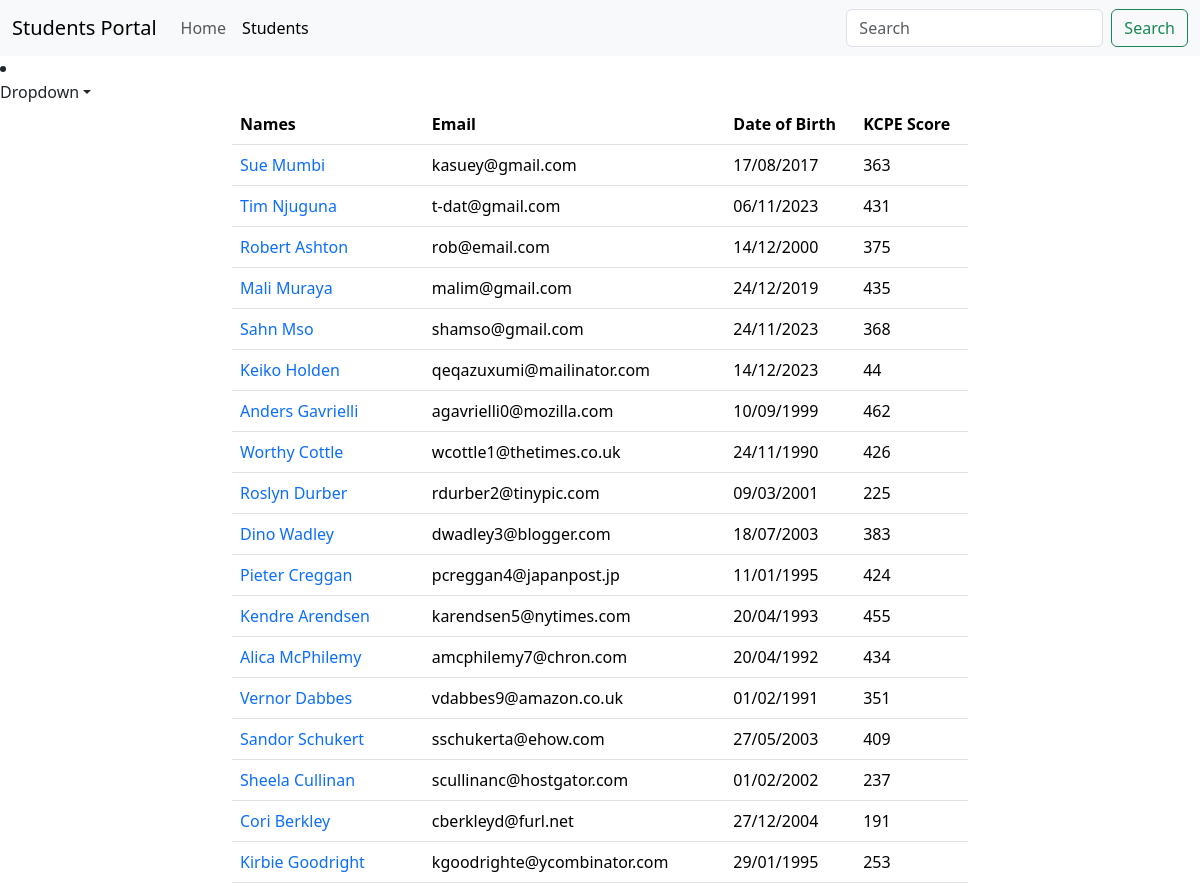
Before: /show (signed in, upper part) with the older database file.
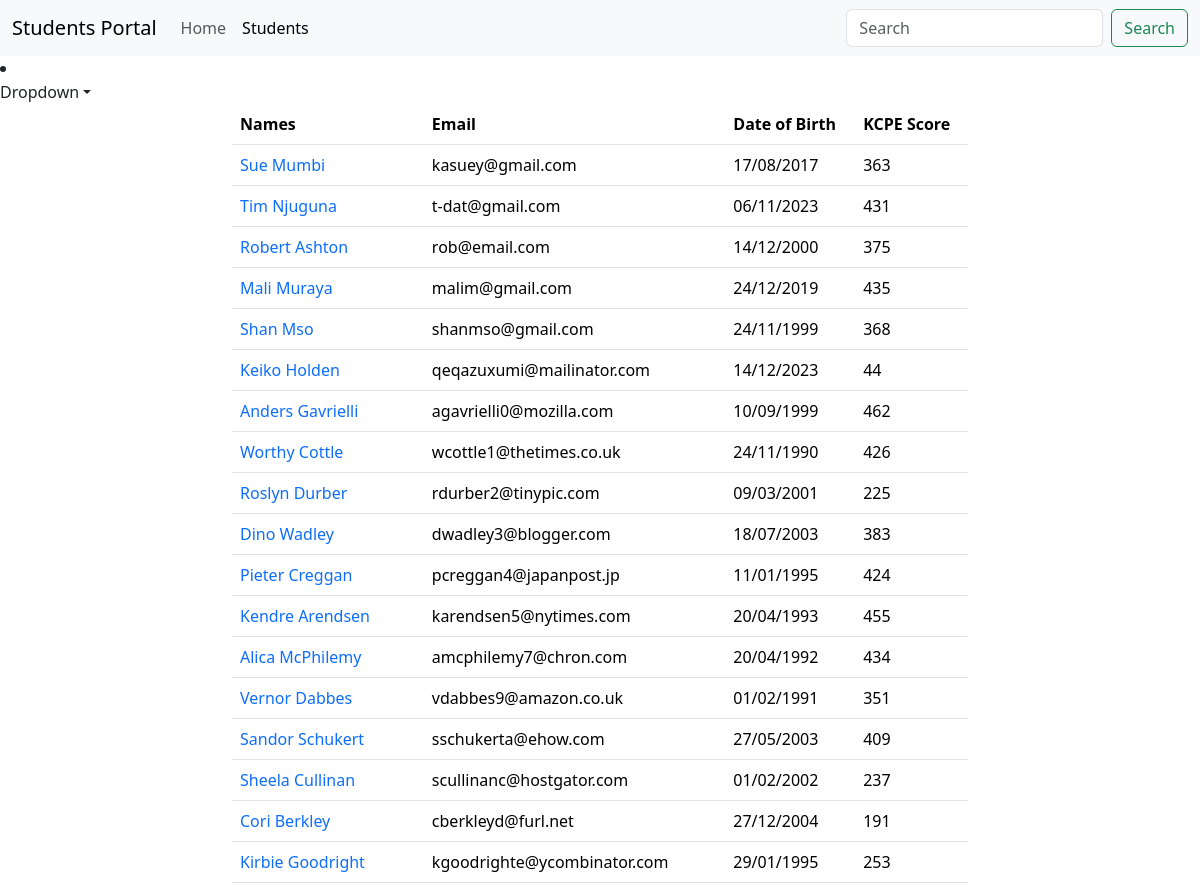
After: the same page with the newer database file.
### main_app/models.py (models this page shows, shortened)
class Student(models.Model):
    first_name = models.CharField(max_length=25)
    last_name = models.CharField(max_length=25)
    dob = models.DateField()
    email = models.EmailField(unique=True)
    weight = models.DecimalField(max_digits=5, decimal_places=2)
    is_sporty = models.BooleanField(default=False)
    kcpe_score = models.IntegerField()
    profile_pic = models.ImageField(upload_to='generate_unique_name', null=True, default="/media/students/student.png")
    created_at = models.DateTimeField(auto_now_add=True)
    updated_at = models.DateTimeField(auto_now=True)

### main_app/views.py (the view)
# urls.py: path('show', views.show_students, name="show"),
@login_required
@permission_required('main_app.view_student')
def show_students(request):
    data = Student.objects.all()  # SELECT * FROM students
    paginator = Paginator(data, 50)
    page_number = request.GET.get("page")
    data = paginator.get_page(page_number)
    return render(request, 'display.html', {"students": data})

### templates/display.html (shortened to what this page needs)
{% extends 'base.html' %}
{% block content %}
    {% include 'navbar.html' %}
    <div class="container">
        <div class="row justify-content-center">
            <div class="col-sm-8">
                <table class="table">
                    <thead>
                    <tr>
                        <th>Names</th>
                        <th>Email</th>
                        <th>Date of Birth</th>
                        <th>KCPE Score</th>
                    </tr>
                    </thead>
                    <tbody>
                    {% for student in students %}
                        <tr>
                            <td>
                                <a href="{% url 'details' student.id %}"
                                   class="text-decoration-none">{{ student.first_name }} {{ student.last_name }}</a>
                            </td>
                            <td>{{ student.email }}</td>
                            <td>{{ student.dob | date:'d/m/Y' }}</td>
                            <td>{{ student.kcpe_score }}</td>
                        </tr>
                    {% endfor %}
                    </tbody>
                </table>
            </div>
        </div>
    </div>
{% endblock %}

Changed rows visible on the page:
changed Student "Mso": first_name "Sahn" → "Shan"; email "shamso@gmail.com" → "shanmso@gmail.com"; dob "24/11/2023" → "24/11/1999"
